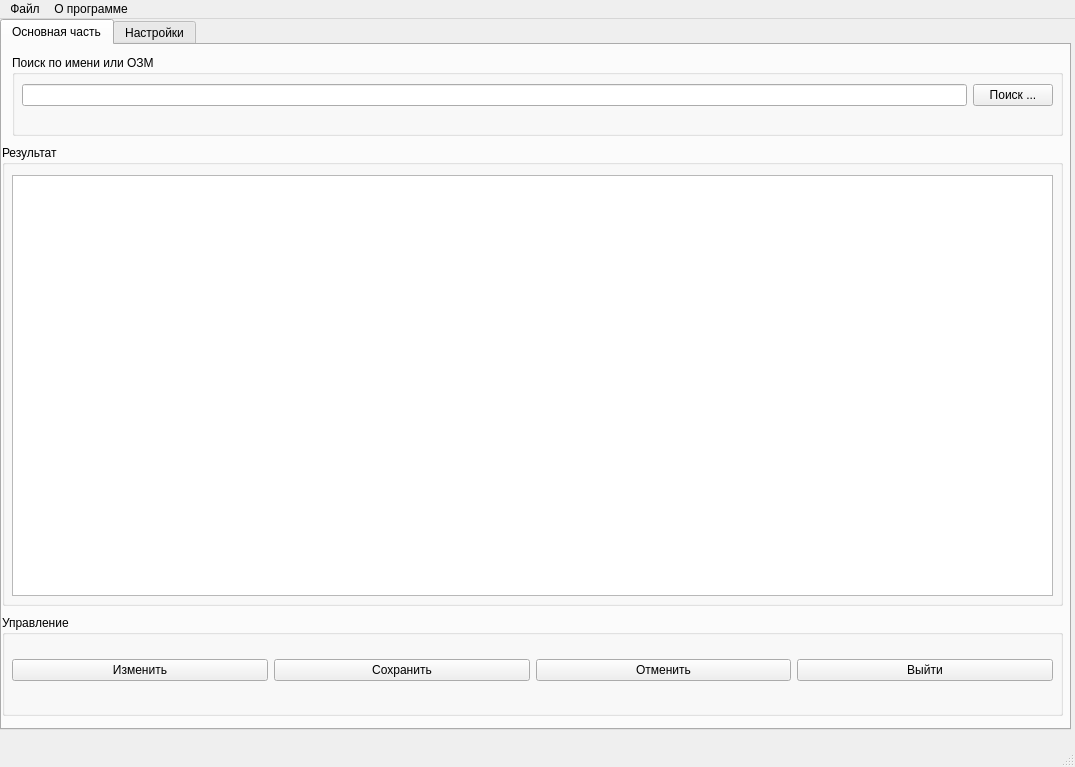
<?xml version="1.0" encoding="UTF-8"?>
<ui version="4.0">
 <class>MainWindow</class>
 <widget class="QMainWindow" name="MainWindow">
  <property name="geometry">
   <rect>
    <x>0</x>
    <y>0</y>
    <width>1075</width>
    <height>767</height>
   </rect>
  </property>
  <property name="windowTitle">
   <string>MainWindow</string>
  </property>
  <property name="windowIcon">
   <iconset>
    <normaloff>../ico_gui.png</normaloff>../ico_gui.png</iconset>
  </property>
  <widget class="QWidget" name="centralwidget">
   <widget class="QTabWidget" name="tabWidget">
    <property name="enabled">
     <bool>true</bool>
    </property>
    <property name="geometry">
     <rect>
      <x>0</x>
      <y>0</y>
      <width>1071</width>
      <height>711</height>
     </rect>
    </property>
    <property name="currentIndex">
     <number>0</number>
    </property>
    <widget class="QWidget" name="tab">
     <attribute name="title">
      <string>Основная часть</string>
     </attribute>
     <widget class="QGroupBox" name="groupBox">
      <property name="geometry">
       <rect>
        <x>0</x>
        <y>100</y>
        <width>1061</width>
        <height>461</height>
       </rect>
      </property>
      <property name="title">
       <string>Результат</string>
      </property>
      <widget class="QListView" name="listView">
       <property name="geometry">
        <rect>
         <x>10</x>
         <y>30</y>
         <width>1041</width>
         <height>421</height>
        </rect>
       </property>
      </widget>
     </widget>
     <widget class="QGroupBox" name="groupBox_2">
      <property name="geometry">
       <rect>
        <x>10</x>
        <y>10</y>
        <width>1051</width>
        <height>81</height>
       </rect>
      </property>
      <property name="title">
       <string>Поиск по имени или ОЗМ</string>
      </property>
      <widget class="QWidget" name="horizontalLayoutWidget">
       <property name="geometry">
        <rect>
         <x>10</x>
         <y>10</y>
         <width>1031</width>
         <height>61</height>
        </rect>
       </property>
       <layout class="QHBoxLayout" name="horizontalLayout">
        <item>
         <widget class="QLineEdit" name="lineEdit"/>
        </item>
        <item>
         <widget class="QPushButton" name="pushButton">
          <property name="text">
           <string>Поиск ...</string>
          </property>
         </widget>
        </item>
       </layout>
      </widget>
     </widget>
     <widget class="QGroupBox" name="groupBox_3">
      <property name="geometry">
       <rect>
        <x>0</x>
        <y>570</y>
        <width>1061</width>
        <height>101</height>
       </rect>
      </property>
      <property name="title">
       <string>Управление</string>
      </property>
      <widget class="QWidget" name="gridLayoutWidget">
       <property name="geometry">
        <rect>
         <x>10</x>
         <y>20</y>
         <width>1041</width>
         <height>71</height>
        </rect>
       </property>
       <layout class="QGridLayout" name="gridLayout">
        <item row="0" column="2">
         <widget class="QPushButton" name="pushButton_4">
          <property name="text">
           <string>Отменить</string>
          </property>
         </widget>
        </item>
        <item row="0" column="1">
         <widget class="QPushButton" name="pushButton_3">
          <property name="text">
           <string>Сохранить</string>
          </property>
         </widget>
        </item>
        <item row="0" column="0">
         <widget class="QPushButton" name="pushButton_2">
          <property name="text">
           <string>Изменить</string>
          </property>
         </widget>
        </item>
        <item row="0" column="3">
         <widget class="QPushButton" name="pushButton_5">
          <property name="text">
           <string>Выйти</string>
          </property>
         </widget>
        </item>
       </layout>
      </widget>
     </widget>
    </widget>
    <widget class="QWidget" name="tab_2">
     <attribute name="title">
      <string>Настройки</string>
     </attribute>
    </widget>
   </widget>
  </widget>
  <widget class="QMenuBar" name="menubar">
   <property name="geometry">
    <rect>
     <x>0</x>
     <y>0</y>
     <width>1075</width>
     <height>26</height>
    </rect>
   </property>
   <widget class="QMenu" name="menu">
    <property name="title">
     <string>Файл</string>
    </property>
    <widget class="QMenu" name="menuExport">
     <property name="title">
      <string>Export ...</string>
     </property>
     <addaction name="actionto_svc"/>
    </widget>
    <addaction name="actionConnect"/>
    <addaction name="menuExport"/>
    <addaction name="separator"/>
    <addaction name="actionExit"/>
   </widget>
   <widget class="QMenu" name="menu_2">
    <property name="title">
     <string>О программе</string>
    </property>
    <addaction name="actionHelp"/>
   </widget>
   <addaction name="menu"/>
   <addaction name="menu_2"/>
  </widget>
  <widget class="QStatusBar" name="statusbar"/>
  <action name="actionConnect">
   <property name="text">
    <string>Connect ...</string>
   </property>
  </action>
  <action name="action">
   <property name="checkable">
    <bool>false</bool>
   </property>
   <property name="enabled">
    <bool>false</bool>
   </property>
   <property name="text">
    <string>-------------------</string>
   </property>
  </action>
  <action name="actionExit">
   <property name="text">
    <string>Exit ....</string>
   </property>
  </action>
  <action name="actionHelp">
   <property name="text">
    <string>Help ...</string>
   </property>
  </action>
  <action name="actionto_svc">
   <property name="text">
    <string>to *.svc ....</string>
   </property>
  </action>
 </widget>
 <resources/>
 <connections/>
</ui>
